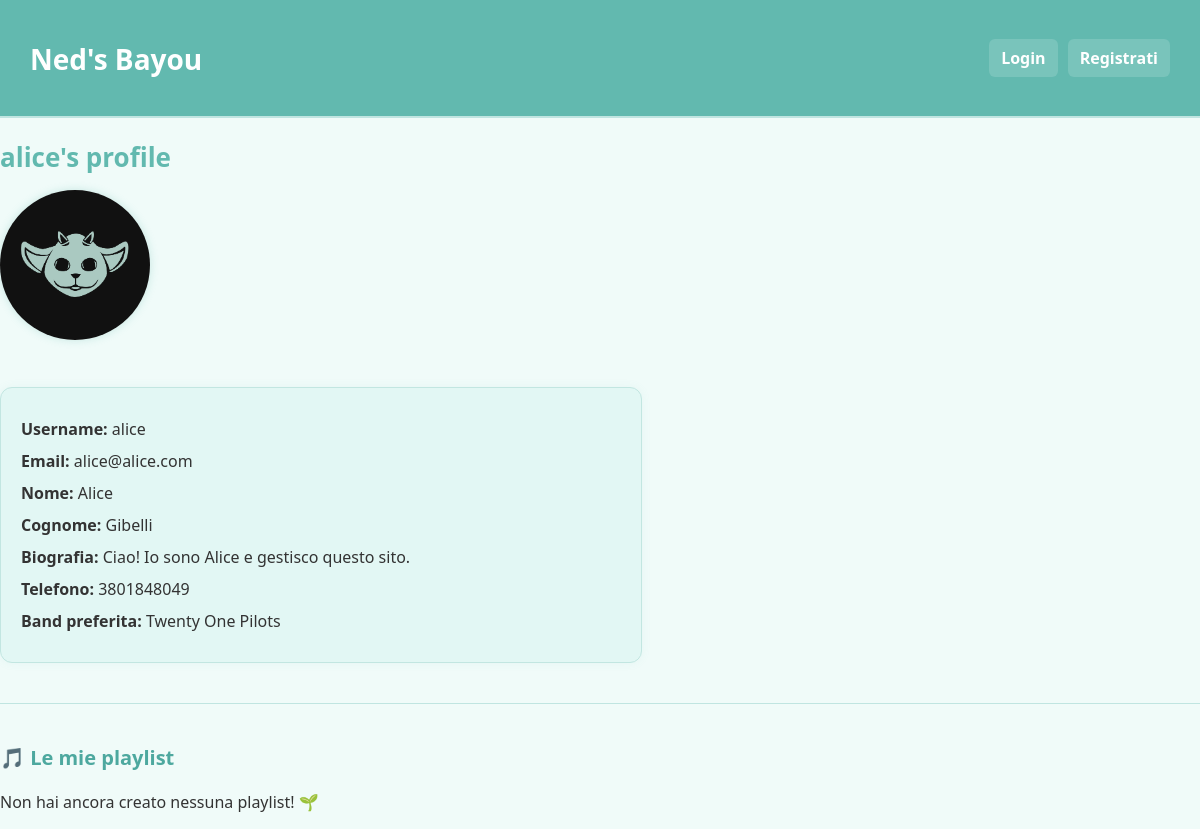
/alice/, run on an earlier commit of the app's database.
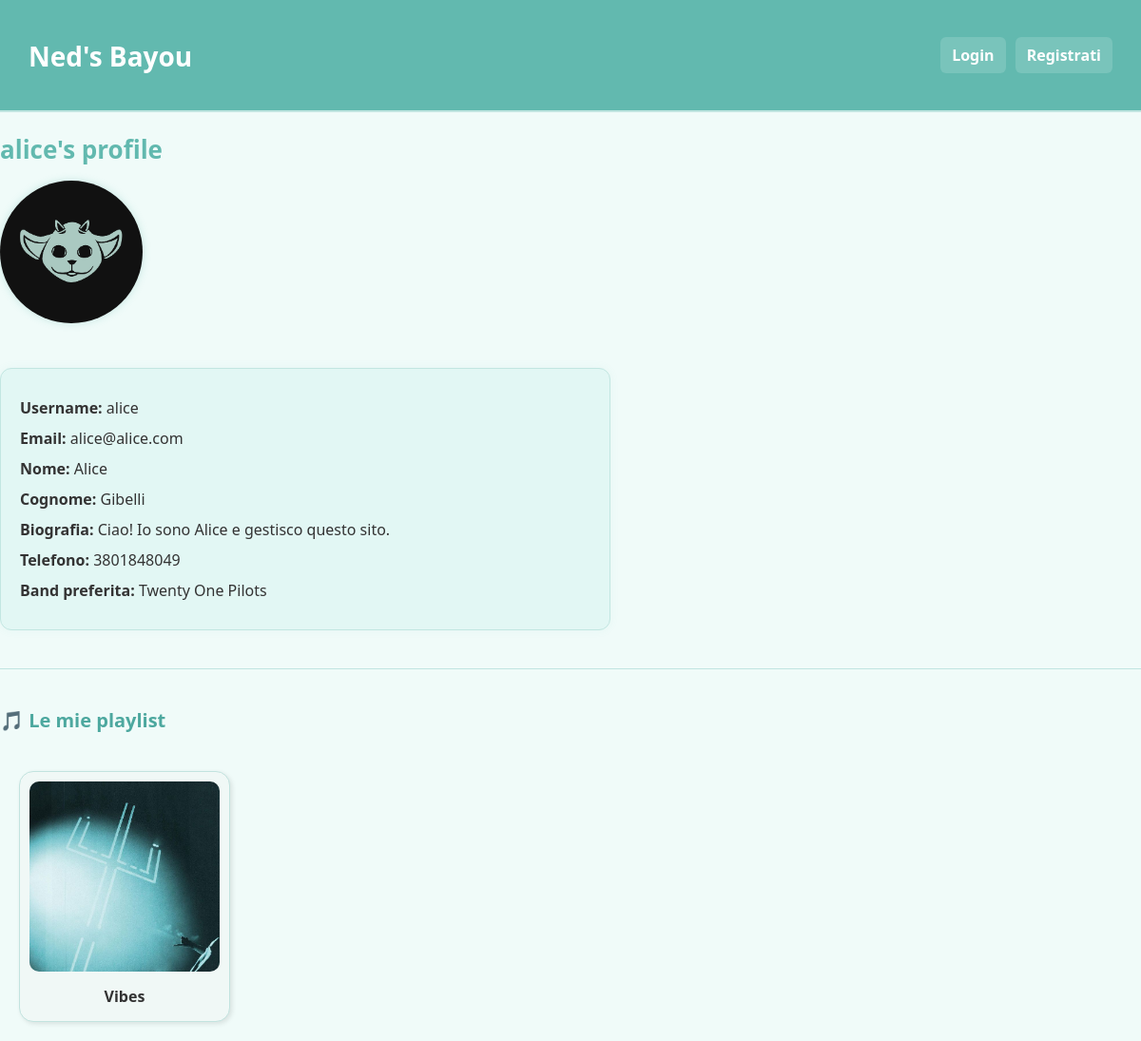
And on a later commit of the database.
### music/models.py (models this page shows, shortened)
class Playlist(models.Model):
    name = models.CharField(max_length=100)
    description = models.TextField(blank=True)
    created_by = models.ForeignKey(BayouUser, on_delete=models.CASCADE, related_name='playlists')
    cover = models.ImageField(
        upload_to='playlist_covers/',
        default=default_playlist_cover,
        blank=True
    )
    songs = models.ManyToManyField(Song, related_name="playlists", blank=True)

### users/views.py (the view)
# urls.py: path('<str:username>/', views.profileView, name='profile'),
def profileView(request, username):
    user_profile = get_object_or_404(BayouUser, username=username)
    is_owner = request.user.is_authenticated and request.user.username == username
    playlists = user_profile.playlists.all()
    if is_owner:
        if request.method == 'POST':
            form = BayouUserUpdateForm(request.POST, request.FILES, instance=user_profile)
            if form.is_valid():
                form.save()
                return redirect('profile', username=username)
        else:
            form = BayouUserUpdateForm(instance=user_profile)
    else:
        form = None
    return render(request, 'profile.html', {
        'user_profile': user_profile,
        'is_owner': is_owner,
        'form': form,
        'playlists': playlists,
    })

### users/context_processors.py (called while the page is built)
def user_group_context(request):
    is_curator = False
    if request.user.is_authenticated:
        is_curator = request.user.groups.filter(name='Curator').exists()
    return {
        'req_user_is_curator': is_curator
    }

### users/templates/profile.html (shortened to what this page needs)
{% extends 'toolbar.html' %}
{% load static %}
{% block extrahead %}
<link rel="stylesheet" href="{% static 'css/profile.css' %}">
{% endblock %}
{% block content %}
<h2>{{ user_profile.username }}'s profile</h2>
<img src="{% if user_profile.profile_picture %}{{ user_profile.profile_picture.url }}{% else %}/media/profile_pics/defaultPicture.png{% endif %}"
     alt="Profile Picture" width="150" style="border-radius: 50%;"><br><br>
<div id="profile-info">
    <p><strong>Username:</strong> {{ user_profile.username }}</p>
    <p><strong>Email:</strong> {{ user_profile.email }}</p>
    <p><strong>Nome:</strong> {{ user_profile.first_name }}</p>
    <p><strong>Cognome:</strong> {{ user_profile.last_name }}</p>
    {% if user_profile.short_bio %}
        <p><strong>Biografia:</strong> {{ user_profile.short_bio }}</p>
    {% endif %}
    {% if user_profile.phone_number %}
        <p><strong>Telefono:</strong> {{ user_profile.phone_number }}</p>
    {% endif %}
    {% if user_profile.favorite_band %}
        <p><strong>Band preferita:</strong> {{ user_profile.favorite_band }}</p>
    {% endif %}
</div>
<hr>
<h3>🎵 Le mie playlist</h3>
{% if playlists %}
    <div class="song-grid">
    {% for playlist in playlists %}
        <a href="{% url 'playlist_detail' playlist.id %}" class="song-card-link">
            <div class="song-card">
                <img src="{% if playlist.cover %}{{ playlist.cover.url }}{% else %}/media/playlist_covers/default_cover.png{% endif %}"
                     alt="Copertina di {{ playlist.name }}">
                <div class="song-info">
                    <h4>{{ playlist.name }}</h4>
                </div>
            </div>
        </a>
    {% endfor %}
</div>
{% else %}
    <p>Non hai ancora creato nessuna playlist! 🌱</p>
{% endif %}
{% endblock %}

What changed in the data, as far as the page shows it:
added Playlist: cover (placeholder picture), name "Vibes"
Also different on the page:
text no longer shown: "Non hai ancora creato nessuna playlist! 🌱"
